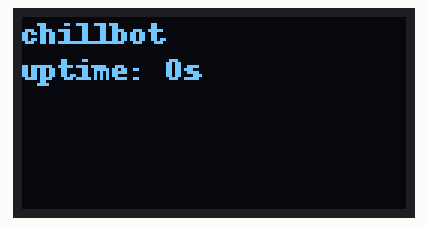
Simulated run of this program. Board: Raspberry Pi (BCM pin numbers). On the bench: 128×64 one-colour display.

Above: at 0.2 s.
At 4.6 s:
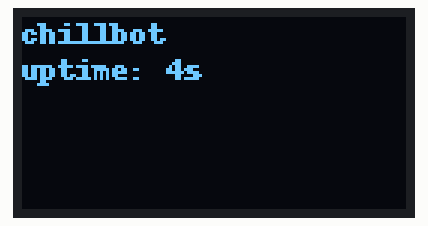
At 7.9 s:
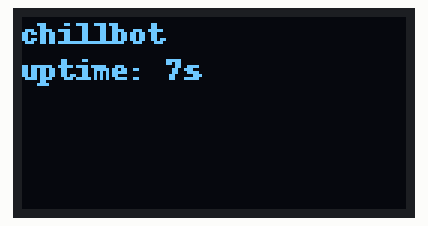
At 18.9 s:
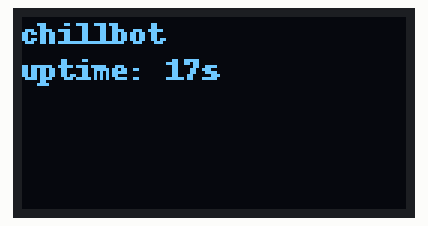
At 28.7 s:
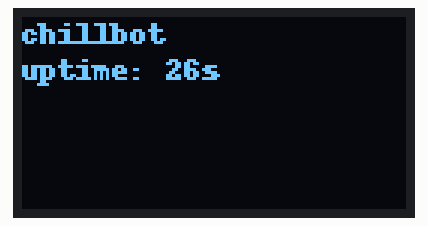
At 38.6 s:
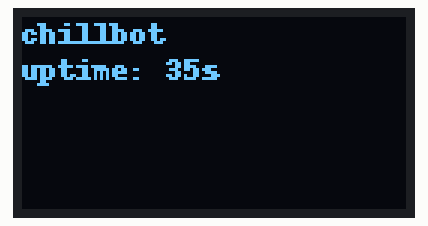

The program:

oled_screen.py
```python
"""
OLED status display (SSD1306 128x64, I2C, via luma.oled).

Mirrors the public API of esp32-controller's own oled_screen.py so
both boards' "controller" scripts follow the same shape, even though
the underlying driver differs (luma.oled here vs. a vendored
MicroPython ssd1306 driver on the ESP32 side).

This module knows nothing about IR or command decoding. Callers pass
plain strings to display.

Public API:
    show_lines(*lines) -> None
    show_status(label, extra=None) -> None
    clear() -> None
"""

from luma.core.interface.serial import i2c
from luma.core.render import canvas
from luma.oled.device import ssd1306

I2C_PORT = 1
I2C_ADDRESS = 0x3C

WIDTH = 128
HEIGHT = 64

serial = i2c(port=I2C_PORT, address=I2C_ADDRESS)
device = ssd1306(serial, width=WIDTH, height=HEIGHT)


def clear():
    """Blank the display."""
    device.clear()


def show_lines(*lines):
    """Render each argument as its own row, top to bottom."""
    with canvas(device) as draw:
        for row, line in enumerate(lines):
            draw.text((0, row * 12), str(line), fill="white")


def show_status(label, extra=None):
    """Convenience wrapper: a status label plus an optional detail line."""
    lines = [str(label)]
    if extra is not None:
        lines.append(str(extra))
    show_lines(*lines)


if __name__ == "__main__":
    # Standalone demo: confirms the display is wired correctly without
    # needing the IR receiver hardware from ir_receiver.py.
    from time import sleep

    seconds = 0
    try:
        while True:
            show_status("chillbot", f"uptime: {seconds}s")
            sleep(1)
            seconds += 1
    except KeyboardInterrupt:
        clear()
```

Measured:
- what the display in image 0 shows lasts 1.1 s, from 0.2 s to 1.3 s
